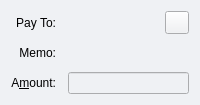
  <widget class="QFrame" name="SendCoins_AuthenticatedPaymentRequest">
   <property name="palette">
    <palette>
     <active>
      <colorrole role="WindowText">
       <brush brushstyle="SolidPattern">
        <color alpha="255">
         <red>0</red>
         <green>0</green>
         <blue>0</blue>
        </color>
       </brush>
      </colorrole>
      <colorrole role="Button">
       <brush brushstyle="SolidPattern">
        <color alpha="255">
         <red>239</red>
         <green>241</green>
         <blue>244</blue>
        </color>
       </brush>
      </colorrole>
      <colorrole role="Light">
       <brush brushstyle="SolidPattern">
        <color alpha="255">
         <red>230</red>
         <green>255</green>
         <blue>224</blue>
        </color>
       </brush>
      </colorrole>
      <colorrole role="Midlight">
       <brush brushstyle="SolidPattern">
        <color alpha="255">
         <red>185</red>
         <green>243</green>
         <blue>171</blue>
        </color>
       </brush>
      </colorrole>
      <colorrole role="Dark">
       <brush brushstyle="SolidPattern">
        <color alpha="255">
         <red>70</red>
         <green>116</green>
         <blue>59</blue>
        </color>
       </brush>
      </colorrole>
      <colorrole role="Mid">
       <brush brushstyle="SolidPattern">
        <color alpha="255">
         <red>93</red>
         <green>155</green>
         <blue>79</blue>
        </color>
       </brush>
      </colorrole>
      <colorrole role="Text">
       <brush brushstyle="SolidPattern">
        <color alpha="255">
         <red>0</red>
         <green>0</green>
         <blue>0</blue>
        </color>
       </brush>
      </colorrole>
      <colorrole role="BrightText">
       <brush brushstyle="SolidPattern">
        <color alpha="255">
         <red>155</red>
         <green>255</green>
         <blue>147</blue>
        </color>
       </brush>
      </colorrole>
      <colorrole role="ButtonText">
       <brush brushstyle="SolidPattern">
        <color alpha="255">
         <red>0</red>
         <green>0</green>
         <blue>0</blue>
        </color>
       </brush>
      </colorrole>
      <colorrole role="Base">
       <brush brushstyle="SolidPattern">
        <color alpha="255">
         <red>239</red>
         <green>241</green>
         <blue>244</blue>
        </color>
       </brush>
      </colorrole>
      <colorrole role="Window">
       <brush brushstyle="SolidPattern">
        <color alpha="255">
         <red>239</red>
         <green>241</green>
         <blue>244</blue>
        </color>
       </brush>
      </colorrole>
      <colorrole role="Shadow">
       <brush brushstyle="SolidPattern">
        <color alpha="255">
         <red>0</red>
         <green>0</green>
         <blue>0</blue>
        </color>
       </brush>
      </colorrole>
      <colorrole role="AlternateBase">
       <brush brushstyle="SolidPattern">
        <color alpha="255">
         <red>197</red>
         <green>243</green>
         <blue>187</blue>
        </color>
       </brush>
      </colorrole>
      <colorrole role="NoRole">
       <brush brushstyle="SolidPattern">
        <color alpha="255">
         <red>125</red>
         <green>194</green>
         <blue>122</blue>
        </color>
       </brush>
      </colorrole>
      <colorrole role="ToolTipBase">
       <brush brushstyle="SolidPattern">
        <color alpha="255">
         <red>255</red>
         <green>255</green>
         <blue>220</blue>
        </color>
       </brush>
      </colorrole>
      <colorrole role="ToolTipText">
       <brush brushstyle="SolidPattern">
        <color alpha="255">
         <red>0</red>
         <green>0</green>
         <blue>0</blue>
        </color>
       </brush>
      </colorrole>
      <colorrole role="PlaceholderText">
       <brush brushstyle="NoBrush">
        <color alpha="128">
         <red>0</red>
         <green>0</green>
         <blue>0</blue>
        </color>
       </brush>
      </colorrole>
     </active>
     <inactive>
      <colorrole role="WindowText">
       <brush brushstyle="SolidPattern">
        <color alpha="255">
         <red>0</red>
         <green>0</green>
         <blue>0</blue>
        </color>
       </brush>
      </colorrole>
      <colorrole role="Button">
       <brush brushstyle="SolidPattern">
        <color alpha="255">
         <red>239</red>
         <green>241</green>
         <blue>244</blue>
        </color>
       </brush>
      </colorrole>
      <colorrole role="Light">
       <brush brushstyle="SolidPattern">
        <color alpha="255">
         <red>230</red>
         <green>255</green>
         <blue>224</blue>
        </color>
       </brush>
      </colorrole>
      <colorrole role="Midlight">
       <brush brushstyle="SolidPattern">
        <color alpha="255">
         <red>185</red>
         <green>243</green>
         <blue>171</blue>
        </color>
       </brush>
      </colorrole>
      <colorrole role="Dark">
       <brush brushstyle="SolidPattern">
        <color alpha="255">
         <red>70</red>
         <green>116</green>
         <blue>59</blue>
        </color>
       </brush>
      </colorrole>
      <colorrole role="Mid">
       <brush brushstyle="SolidPattern">
        <color alpha="255">
         <red>93</red>
         <green>155</green>
         <blue>79</blue>
        </color>
       </brush>
      </colorrole>
      <colorrole role="Text">
       <brush brushstyle="SolidPattern">
        <color alpha="255">
         <red>0</red>
         <green>0</green>
         <blue>0</blue>
        </color>
       </brush>
      </colorrole>
      <colorrole role="BrightText">
       <brush brushstyle="SolidPattern">
        <color alpha="255">
         <red>155</red>
         <green>255</green>
         <blue>147</blue>
        </color>
       </brush>
      </colorrole>
      <colorrole role="ButtonText">
       <brush brushstyle="SolidPattern">
        <color alpha="255">
         <red>0</red>
         <green>0</green>
         <blue>0</blue>
        </color>
       </brush>
      </colorrole>
      <colorrole role="Base">
       <brush brushstyle="SolidPattern">
        <color alpha="255">
         <red>239</red>
         <green>241</green>
         <blue>244</blue>
        </color>
       </brush>
      </colorrole>
      <colorrole role="Window">
       <brush brushstyle="SolidPattern">
        <color alpha="255">
         <red>239</red>
         <green>241</green>
         <blue>244</blue>
        </color>
       </brush>
      </colorrole>
      <colorrole role="Shadow">
       <brush brushstyle="SolidPattern">
        <color alpha="255">
         <red>0</red>
         <green>0</green>
         <blue>0</blue>
        </color>
       </brush>
      </colorrole>
      <colorrole role="AlternateBase">
       <brush brushstyle="SolidPattern">
        <color alpha="255">
         <red>197</red>
         <green>243</green>
         <blue>187</blue>
        </color>
       </brush>
      </colorrole>
      <colorrole role="NoRole">
       <brush brushstyle="SolidPattern">
        <color alpha="255">
         <red>125</red>
         <green>194</green>
         <blue>122</blue>
        </color>
       </brush>
      </colorrole>
      <colorrole role="ToolTipBase">
       <brush brushstyle="SolidPattern">
        <color alpha="255">
         <red>255</red>
         <green>255</green>
         <blue>220</blue>
        </color>
       </brush>
      </colorrole>
      <colorrole role="ToolTipText">
       <brush brushstyle="SolidPattern">
        <color alpha="255">
         <red>0</red>
         <green>0</green>
         <blue>0</blue>
        </color>
       </brush>
      </colorrole>
      <colorrole role="PlaceholderText">
       <brush brushstyle="NoBrush">
        <color alpha="128">
         <red>0</red>
         <green>0</green>
         <blue>0</blue>
        </color>
       </brush>
      </colorrole>
     </inactive>
     <disabled>
      <colorrole role="WindowText">
       <brush brushstyle="SolidPattern">
        <color alpha="255">
         <red>70</red>
         <green>116</green>
         <blue>59</blue>
        </color>
       </brush>
      </colorrole>
      <colorrole role="Button">
       <brush brushstyle="SolidPattern">
        <color alpha="255">
         <red>239</red>
         <green>241</green>
         <blue>244</blue>
        </color>
       </brush>
      </colorrole>
      <colorrole role="Light">
       <brush brushstyle="SolidPattern">
        <color alpha="255">
         <red>230</red>
         <green>255</green>
         <blue>224</blue>
        </color>
       </brush>
      </colorrole>
      <colorrole role="Midlight">
       <brush brushstyle="SolidPattern">
        <color alpha="255">
         <red>185</red>
         <green>243</green>
         <blue>171</blue>
        </color>
       </brush>
      </colorrole>
      <colorrole role="Dark">
       <brush brushstyle="SolidPattern">
        <color alpha="255">
         <red>70</red>
         <green>116</green>
         <blue>59</blue>
        </color>
       </brush>
      </colorrole>
      <colorrole role="Mid">
       <brush brushstyle="SolidPattern">
        <color alpha="255">
         <red>93</red>
         <green>155</green>
         <blue>79</blue>
        </color>
       </brush>
      </colorrole>
      <colorrole role="Text">
       <brush brushstyle="SolidPattern">
        <color alpha="255">
         <red>70</red>
         <green>116</green>
         <blue>59</blue>
        </color>
       </brush>
      </colorrole>
      <colorrole role="BrightText">
       <brush brushstyle="SolidPattern">
        <color alpha="255">
         <red>155</red>
         <green>255</green>
         <blue>147</blue>
        </color>
       </brush>
      </colorrole>
      <colorrole role="ButtonText">
       <brush brushstyle="SolidPattern">
        <color alpha="255">
         <red>70</red>
         <green>116</green>
         <blue>59</blue>
        </color>
       </brush>
      </colorrole>
      <colorrole role="Base">
       <brush brushstyle="SolidPattern">
        <color alpha="255">
         <red>239</red>
         <green>241</green>
         <blue>244</blue>
        </color>
       </brush>
      </colorrole>
      <colorrole role="Window">
       <brush brushstyle="SolidPattern">
        <color alpha="255">
         <red>239</red>
         <green>241</green>
         <blue>244</blue>
        </color>
       </brush>
      </colorrole>
      <colorrole role="Shadow">
       <brush brushstyle="SolidPattern">
        <color alpha="255">
         <red>0</red>
         <green>0</green>
         <blue>0</blue>
        </color>
       </brush>
      </colorrole>
      <colorrole role="AlternateBase">
       <brush brushstyle="SolidPattern">
        <color alpha="255">
         <red>140</red>
         <green>232</green>
         <blue>119</blue>
        </color>
       </brush>
      </colorrole>
      <colorrole role="NoRole">
       <brush brushstyle="SolidPattern">
        <color alpha="255">
         <red>125</red>
         <green>194</green>
         <blue>122</blue>
        </color>
       </brush>
      </colorrole>
      <colorrole role="ToolTipBase">
       <brush brushstyle="SolidPattern">
        <color alpha="255">
         <red>255</red>
         <green>255</green>
         <blue>220</blue>
        </color>
       </brush>
      </colorrole>
      <colorrole role="ToolTipText">
       <brush brushstyle="SolidPattern">
        <color alpha="255">
         <red>0</red>
         <green>0</green>
         <blue>0</blue>
        </color>
       </brush>
      </colorrole>
      <colorrole role="PlaceholderText">
       <brush brushstyle="NoBrush">
        <color alpha="128">
         <red>0</red>
         <green>0</green>
         <blue>0</blue>
        </color>
       </brush>
      </colorrole>
     </disabled>
    </palette>
   </property>
   <property name="visible">
    <bool>false</bool>
   </property>
   <property name="toolTip">
    <string>This is an authenticated payment request.</string>
   </property>
   <property name="autoFillBackground">
    <bool>false</bool>
   </property>
   <property name="frameShape">
    <enum>QFrame::NoFrame</enum>
   </property>
   <layout class="QGridLayout" name="gridLayout_s">
    <property name="spacing">
     <number>12</number>
    </property>
    <item row="0" column="0">
     <widget class="QLabel" name="payToLabel_s">
      <property name="text">
       <string>Pay To:</string>
      </property>
      <property name="alignment">
       <set>Qt::AlignRight|Qt::AlignTrailing|Qt::AlignVCenter</set>
      </property>
     </widget>
    </item>
    <item row="0" column="1">
     <layout class="QHBoxLayout" name="payToLayout_s">
      <property name="spacing">
       <number>0</number>
      </property>
      <item>
       <widget class="QLabel" name="payTo_s">
        <property name="textFormat">
         <enum>Qt::PlainText</enum>
        </property>
       </widget>
      </item>
      <item>
       <widget class="QToolButton" name="deleteButton_s">
        <property name="toolTip">
         <string>Remove this entry</string>
        </property>
        <property name="text">
         <string/>
        </property>
        <property name="icon">
         <iconset resource="../deuteriumcoin.qrc">
          <normaloff>:/icons/remove</normaloff>:/icons/remove</iconset>
        </property>
       </widget>
      </item>
     </layout>
    </item>
    <item row="1" column="0">
     <widget class="QLabel" name="memoLabel_s">
      <property name="text">
       <string>Memo:</string>
      </property>
      <property name="alignment">
       <set>Qt::AlignRight|Qt::AlignTrailing|Qt::AlignVCenter</set>
      </property>
     </widget>
    </item>
    <item row="1" column="1">
     <widget class="QLabel" name="memoTextLabel_s">
      <property name="textFormat">
       <enum>Qt::PlainText</enum>
      </property>
     </widget>
    </item>
    <item row="2" column="0">
     <widget class="QLabel" name="amountLabel_s">
      <property name="text">
       <string>A&amp;mount:</string>
      </property>
      <property name="alignment">
       <set>Qt::AlignRight|Qt::AlignTrailing|Qt::AlignVCenter</set>
      </property>
      <property name="buddy">
       <cstring>payAmount_s</cstring>
      </property>
     </widget>
    </item>
    <item row="2" column="1">
     <widget class="DeuteriumcoinAmountField" name="payAmount_s">
      <property name="acceptDrops">
       <bool>false</bool>
      </property>
     </widget>
    </item>
   </layout>
  </widget>
